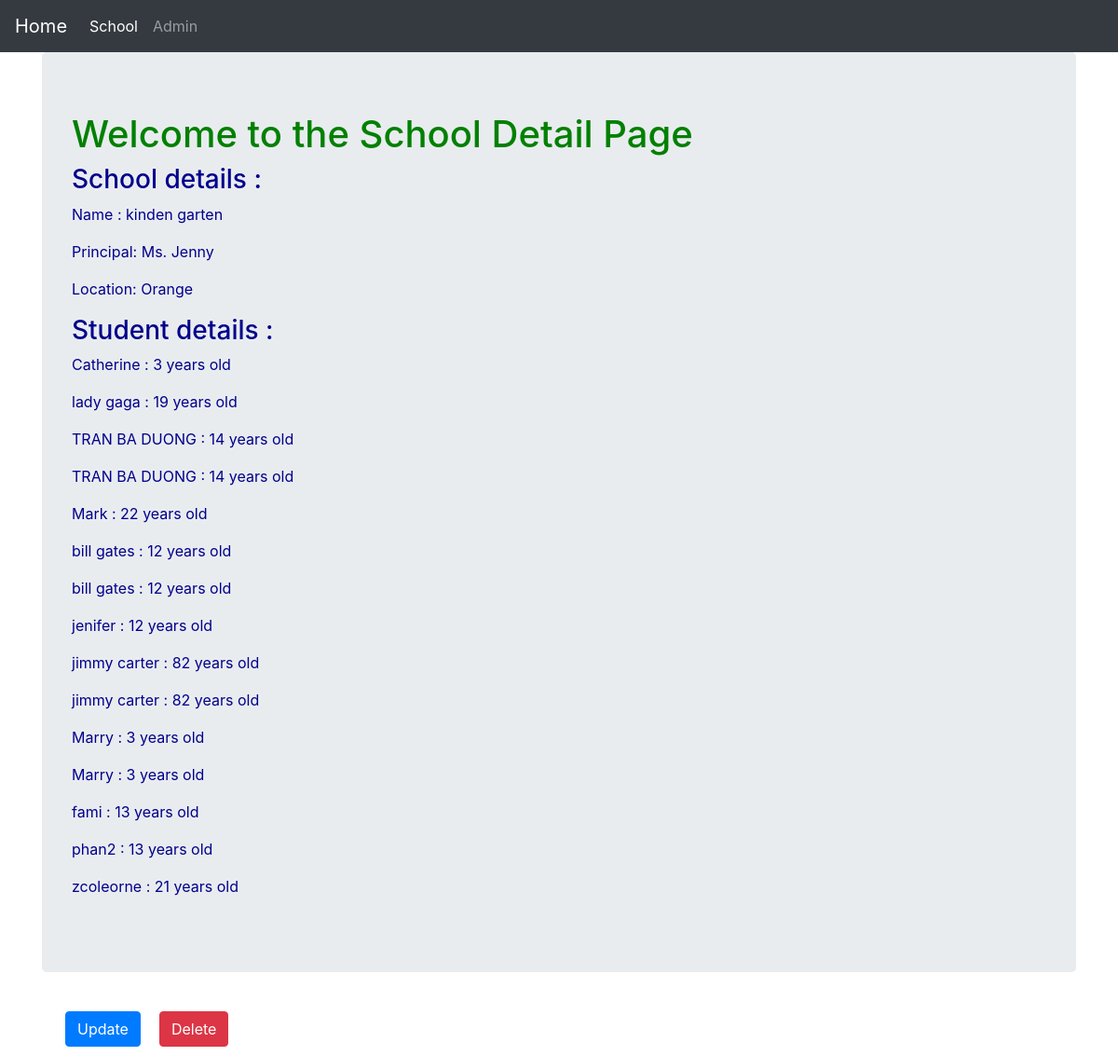
/basic_app/1/, run on the app's committed database.
### basic_app/models.py (models this page shows, shortened)
class School(models.Model):
    name = models.CharField(max_length=256)
    principal = models.CharField(max_length=256)
    location = models.CharField(max_length=256)

class Student(models.Model):
    name = models.CharField(max_length=256)
    age = models.PositiveIntegerField()
    school = models.ForeignKey(School,related_name='students',on_delete=models.CASCADE)

### basic_app/views.py (the view)
# urls.py: url(r'^(?P<pk>\d+)/$',views.SchoolDetailView.as_view(),name='detail'),
class SchoolDetailView(DetailView):     # retrieve _ get data
    context_object_name = 'school_detail'
    model = models.School

### basic_app/templates/basic_app/school_detail.html
{% extends "basic_app/basic_app_base.html"%}
{% block body_block%}
{% load static %}
<link rel="stylesheet" href="{% static "css/school_detail_style.css"%}">
  <div class="jumbotron">
    <h1>Welcome to the School Detail Page</h1>
    <h3>School details : </h3>
    <p>Name : {{school_detail.name}}</p>
    <p>Principal: {{school_detail.principal}}</p>
    <p>Location: {{school_detail.location}}</p>
    <h3>Student details : </h3>
    {% for student in school_detail.students.all %}
        <p>{{student.name}} : {{student.age}} years old</p>
    {% endfor %}
  </div>
  <div class="container">
    <p class="button-ed"><a class="btn btn-primary" href="{% url "basic_app:update" pk=school_detail.pk %}">Update</a></p>
    <p class="button-ed"><a class = "btn btn-danger" href="{% url "basic_app:delete" pk=school_detail.pk %}">Delete</a></p>
  </div>
{% endblock%}

### basic_app/templates/basic_app/basic_app_base.html (shortened to what this page needs)
<!DOCTYPE html>
{% load static %}
<html lang="en" dir="ltr">
  <head>
    <link rel="stylesheet" href="https://stackpath.bootstrapcdn.com/bootstrap/4.3.1/css/bootstrap.min.css">
    <link rel="stylesheet" href="{% static "css/bootstrap.min.css" %}">
    <link rel="stylesheet" href="{% static "css/style.css" %}">
  </head>
  <body>
    <nav class="navbar navbar-expand-lg navbar-dark bg-dark">
  <a class="navbar-brand" href="{% url "index" %}">Home</a>
  <div class="collapse navbar-collapse" id="navbarNav">
    <ul class="navbar-nav">
      <li class="nav-item active">
        <a class="nav-link" href="{% url "basic_app:list" %}">School <span class="sr-only">(current)</span></a>
      </li>
      <li class="nav-item">
        <a class="nav-link" href="{% url "admin:index" %}">Admin</a>
      </li>
    </ul>
  </div>
</nav>
    <div class="container">
        {% block body_block%}
        {% endblock%}
     </div>
  </body>
</html>

### static/css/style.css (style rules this page uses)
h1 { color: green; }

### static/css/school_detail_style.css (style rules this page uses)
.container .button-ed { float: left; margin: 10px; }
div { color: darkblue; }

### data on the page
School: name "kinden garten", principal "Ms. Jenny", location "Orange"
Student: name "Catherine", age "3"
Student: name "lady gaga", age "19"
Student: name "TRAN BA DUONG", age "14"
Student: name "TRAN BA DUONG", age "14"
Student: name "Mark", age "22"
Student: name "bill gates", age "12"
Student: name "bill gates", age "12"
Student: name "jenifer", age "12"
Student: name "jimmy carter", age "82"
Student: name "jimmy carter", age "82"
Student: name "Marry", age "3"
Student: name "Marry", age "3"
Student: name "fami", age "13"
Student: name "phan2", age "13"
Student: name "zcoleorne", age "21"
